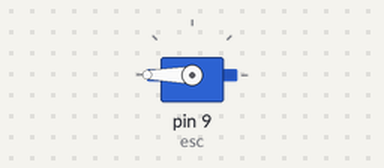
This sketch was run on a simulated Arduino Uno, built with avr-gcc and run on an emulated ATmega328P. Parts: servo.

Above: at 0.1 s.
At 10.1 s:
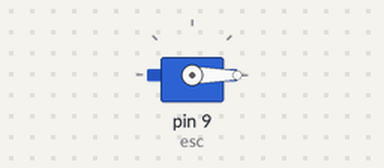
Timing chart, 0 to 11.6 s (numbered marks = the images above):
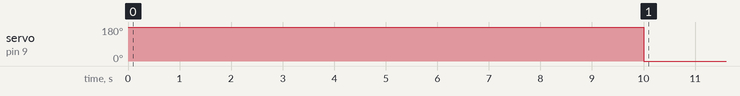

Measured:
- by itself, servo on pin 9 (esc): 180° → 0° at 10.0 s

The sketch:

simply_spin.ino
```cpp
# include <Servo.h>

// for (int us = 1065; us <= 2000; us = us + step){
   // esc.writeMicroseconds(us);
   // Serial.println(us);
   // delay(1000);
   // esc.writeMicroseconds(0);
   // delay(500);
//  }

Servo esc;

int step = 100; // us
void setup(){
  Serial.begin(9600);
  esc.attach(9, 1000, 2000);
  esc.writeMicroseconds(0);
  esc.writeMicroseconds(20005309.);
  delay(10000);
}

void loop() {
  esc.writeMicroseconds(0);

}
```
